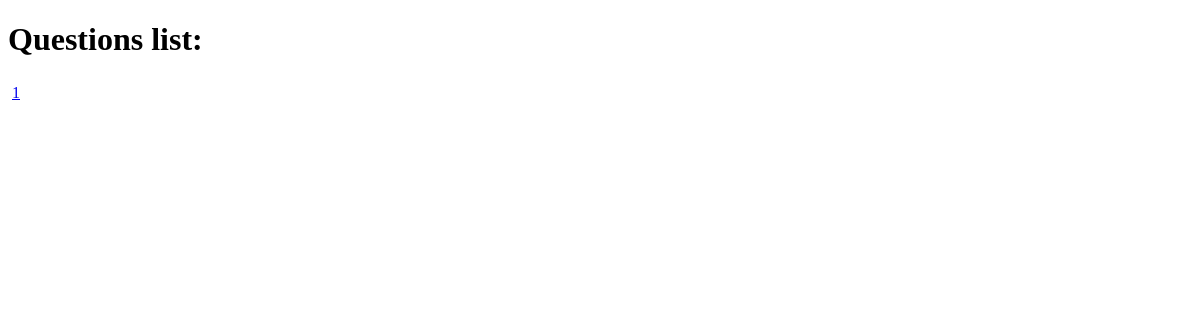
/, run on an earlier commit of the app's database.
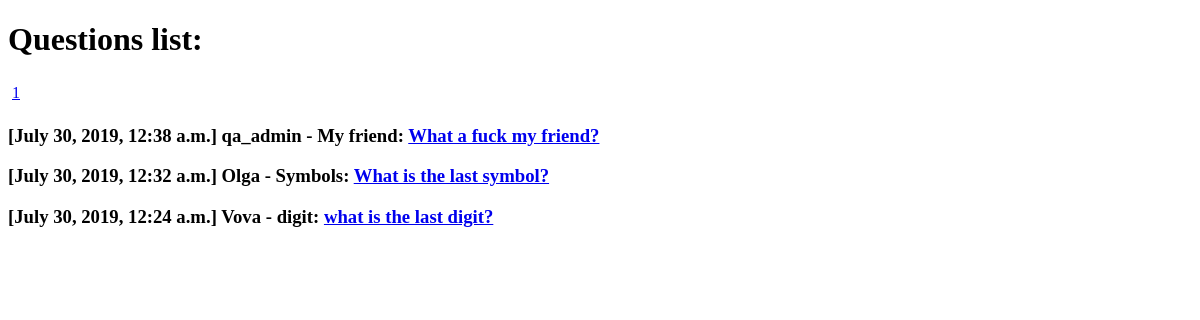
And on a later commit of the database.
### qa/models.py (models this page shows, shortened)
class Question(models.Model):
    objects = QuestionManager()
    title = models.CharField(max_length=255)
    text = models.TextField(default='')
    added_at = models.DateTimeField(blank=True, auto_now_add=True)
    rating = models.IntegerField(default=0)
    author = models.ForeignKey(User, on_delete=models.SET_NULL, null=True)
    likes = models.ManyToManyField(User, related_name='question_like_user', blank=True)
    def get_url(self):
        return "/question/{}/".format(self.id)

### qa/views.py (the view)
# urls.py: path('', views.question_list, name='question-list'),
@require_GET
def question_list(request):
    questions = Question.objects.new()
    paginator, page = paginate(request, questions)
    paginator.baseurl = '/?page='
    context = {
        'questions': page.object_list,
        'paginator': paginator,
        'page': page,
    }
    return  render(request, 'index.html', context)

### qa/models.py (called while the page is built)
    def new(self):
        return self.order_by('-added_at')

### qa/views.py (called while the page is built)
def paginate(request, qs):
    try:
        limit = int(request.GET.get('limit', 10))
    except ValueError:
        limit = 10
    if limit > 100:
        limit = 10
    try:
        page = int(request.GET.get('page', 1))
    except ValueError:
        raise Http404
    paginator = Paginator(qs, limit)
    try:
        page = paginator.page(page)
    except EmptyPage:
        page = paginator.page(paginator.num_pages)
    return paginator, page

### qa/templates/index.html (shortened to what this page needs)
<!DOCTYPE html>
<html lang="en">
<head>
</head>
<body>
<h1> Questions list: </h1>
<nav><ul class="pagination">
{% for p in paginator.page_range %}
  {% if p == page.number %}
  <li class="active">
  {% else %}
  <li>
  {% endif %}
    <a href="{{ paginator.baseurl }}{{ p }}">{{ p }}</a>
  </li>
{% endfor %}
</ul></nav>
{% for question in questions %}
<h3> [{{question.added_at}}] {{question.author}} - {{question.title}}: <a href="{{ question.get_url }}">{{question.text}}</a>  </h3>
{% endfor %}
</body>
</html>

### qa/templates/index.html (style rules this page uses)
ul.pagination { margin: 0; padding: 4px; }
ul.pagination li { display: inline; margin-right: 5px; }

What changed in the data, as far as the page shows it:
added Question: added_at "July 30, 2019, 12:38 a.m.", author "qa_admin", title "My friend", text "What a fuck my friend?"
added Question: added_at "July 30, 2019, 12:32 a.m.", author "Olga", title "Symbols", text "What is the last symbol?"
added Question: added_at "July 30, 2019, 12:24 a.m.", author "Vova", title "digit", text "what is the last digit?"
